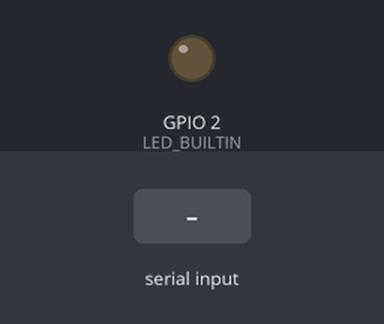
Simulated run of this sketch. Board: ESP32. On the bench: output pins drawn as LEDs (lit = HIGH). The test bench sets the inputs (shaded band). Pins used as bus, display or sensor lines are not drawn; what the sketch prints to the serial monitor is not drawn.

Above: at 1.5 s.
1.6 s: "pwm 1\n" received over Serial
At 2.6 s:
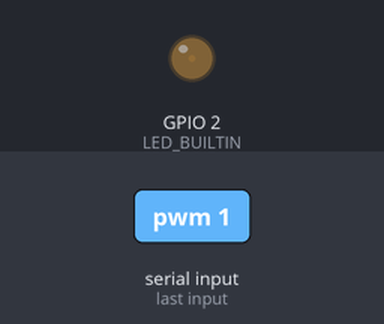
3.1 s: "pwm 150\n" received over Serial
At 3.8 s:
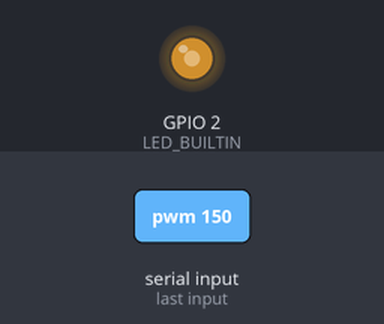
4.6 s: "led 1\n" received over Serial
6.1 s: "help 1\n" received over Serial
7.6 s: "on 1\n" received over Serial
9.1 s: "heap 1\n" received over Serial
Timing chart, 0 to 11.6 s (numbered marks = the images above; inputs shaded):
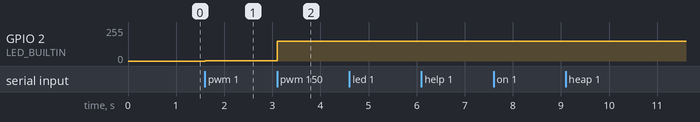

Measured:
- after the input at 1.6 s, GPIO 2 (LED_BUILTIN): 0/255 → 1/255 at once
- after the input at 3.1 s, GPIO 2 (LED_BUILTIN): 1/255 → 149/255 at once
- after the input at 6.1 s, every drawn part: stays the same
- after the input at 7.6 s, every drawn part: stays the same
- after the input at 9.1 s, every drawn part: stays the same

The sketch:

classic_serial_cli.ino
```cpp
// ESP32 LAB — Interpréteur de commandes série (help, led, pwm, heap, wifi, reboot)
#include <Arduino.h>
#include <WiFi.h>

#ifndef LED_BUILTIN
#define LED_BUILTIN 2
#endif

String line;

void cmdHelp() {
  Serial.println(F("help            cette aide"));
  Serial.println(F("led on|off      LED intégrée"));
  Serial.println(F("pwm <0-255>     luminosité de la LED"));
  Serial.println(F("heap            mémoire libre"));
  Serial.println(F("scan            réseaux Wi-Fi"));
  Serial.println(F("reboot          redémarrer"));
}

void execute(String cmd) {
  cmd.trim();
  if (!cmd.length()) return;
  int sp = cmd.indexOf(' ');
  String verb = sp < 0 ? cmd : cmd.substring(0, sp);
  String arg = sp < 0 ? "" : cmd.substring(sp + 1);
  verb.toLowerCase();
  if (verb == "help") cmdHelp();
  else if (verb == "led") { ledcDetach(LED_BUILTIN); pinMode(LED_BUILTIN, OUTPUT); digitalWrite(LED_BUILTIN, arg == "on"); Serial.println(F("ok")); }
  else if (verb == "pwm") { ledcAttach(LED_BUILTIN, 5000, 8); ledcWrite(LED_BUILTIN, constrain(arg.toInt(), 0, 255)); Serial.println(F("ok")); }
  else if (verb == "heap") Serial.printf("%lu octets libres (min %lu)\n", (unsigned long)ESP.getFreeHeap(), (unsigned long)ESP.getMinFreeHeap());
  else if (verb == "scan") { int n = WiFi.scanNetworks(); for (int i = 0; i < n; i++) Serial.printf("%d dBm  %s\n", (int)WiFi.RSSI(i), WiFi.SSID(i).c_str()); WiFi.scanDelete(); }
  else if (verb == "reboot") { Serial.println(F("redémarrage…")); delay(100); ESP.restart(); }
  else Serial.println(F("commande inconnue, tapez help"));
}

void setup() {
  Serial.begin(115200);
  delay(300);
  WiFi.mode(WIFI_STA);
  Serial.println(F("\nESP32 LAB — console prête (help)"));
  Serial.print(F("> "));
}

void loop() {
  while (Serial.available()) {
    char c = Serial.read();
    if (c == '\n' || c == '\r') {
      if (line.length()) { Serial.println(); execute(line); line = ""; Serial.print(F("> ")); }
    } else if (c == 8 || c == 127) {
      if (line.length()) line.remove(line.length() - 1);
    } else if (line.length() < 120) {
      line += c;
      Serial.print(c);                        // écho
    }
  }
}
```
